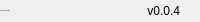
              <widget class="QFrame" name="bottomBar">
               <property name="minimumSize">
                <size>
                 <width>0</width>
                 <height>22</height>
                </size>
               </property>
               <property name="maximumSize">
                <size>
                 <width>16777215</width>
                 <height>22</height>
                </size>
               </property>
               <property name="frameShape">
                <enum>QFrame::NoFrame</enum>
               </property>
               <property name="frameShadow">
                <enum>QFrame::Raised</enum>
               </property>
               <layout class="QHBoxLayout" name="horizontalLayout_5">
                <property name="spacing">
                 <number>0</number>
                </property>
                <property name="leftMargin">
                 <number>0</number>
                </property>
                <property name="topMargin">
                 <number>0</number>
                </property>
                <property name="rightMargin">
                 <number>0</number>
                </property>
                <property name="bottomMargin">
                 <number>0</number>
                </property>
                <item>
                 <widget class="QLabel" name="creditsLabel">
                  <property name="maximumSize">
                   <size>
                    <width>16777215</width>
                    <height>16</height>
                   </size>
                  </property>
                  <property name="font">
                   <font>
                    <family>Segoe UI</family>
                    <pointsize>-1</pointsize>
                    <italic>false</italic>
                    <bold>false</bold>
                   </font>
                  </property>
                  <property name="text">
                   <string>By: Lampros Karseras</string>
                  </property>
                  <property name="alignment">
                   <set>Qt::AlignLeading|Qt::AlignLeft|Qt::AlignVCenter</set>
                  </property>
                 </widget>
                </item>
                <item>
                 <widget class="QLabel" name="version">
                  <property name="text">
                   <string>v0.0.4</string>
                  </property>
                  <property name="alignment">
                   <set>Qt::AlignRight|Qt::AlignTrailing|Qt::AlignVCenter</set>
                  </property>
                 </widget>
                </item>
                <item>
                 <widget class="QFrame" name="frame_size_grip">
                  <property name="minimumSize">
                   <size>
                    <width>20</width>
                    <height>0</height>
                   </size>
                  </property>
                  <property name="maximumSize">
                   <size>
                    <width>20</width>
                    <height>16777215</height>
                   </size>
                  </property>
                  <property name="frameShape">
                   <enum>QFrame::NoFrame</enum>
                  </property>
                  <property name="frameShadow">
                   <enum>QFrame::Raised</enum>
                  </property>
                 </widget>
                </item>
               </layout>
              </widget>
